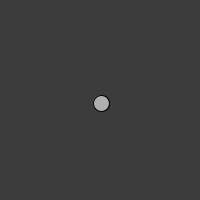
Frame 1 (no input)
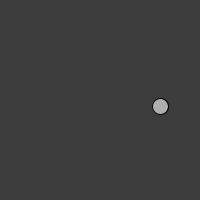
Frame 60 (the mouse pressed at the canvas centre just before this capture)
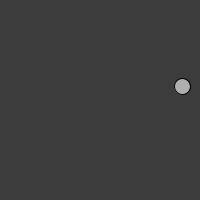
Frame 120 (the mouse held since frame 60 and released just before this capture)

The Processing sketch that drew these frames (run headless with seeded random() and noise(); from frame 60 on, the mouse is pressed at the canvas centre):

// Processing sketch: processing_79830
// ── processing_79830.pde

float x = 100;
float y = 100;
float xspeed = 1;
float yspeed = 3.3;



void setup() {
  size(200,200);
  smooth();
  background(255,10);
}

void draw() {
  noStroke();
  fill(60);
  rect(0,0,width,height);
 
  x = x + xspeed;
  y = y + yspeed;

  if ((x > width) || (x < 0)) {
    xspeed = xspeed * -1;
  }
  if ((y > height) || (y < 0)) {
    yspeed = yspeed * -1;
  }
  stroke(0);
  fill(175);
  ellipse(x,y,16,16);
}
